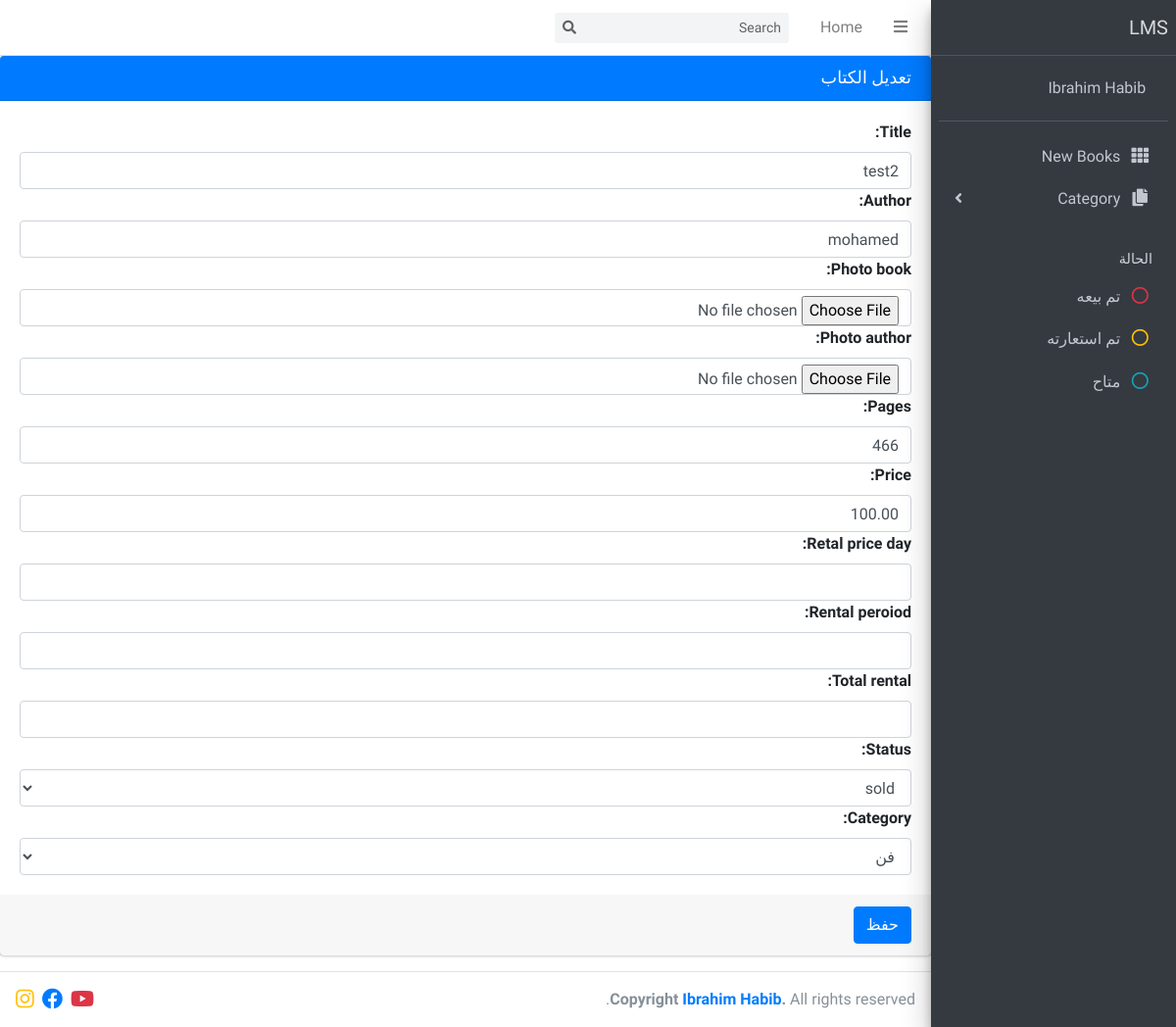
Screenshot of /update/2 with the database file from the repository.
### lms_app/models.py (models this page shows, shortened)
class Book(models.Model):
    status_books = [
        ('Available', 'Available'),
        ('Rented', 'Rented'),
        ('sold', 'sold'),
    ]
    title = models.CharField(max_length=250)
    author = models.CharField(max_length=100, null=True, blank=True)
    photo_book = models.ImageField(upload_to='photos', null=True, blank=True)
    photo_author = models.ImageField(upload_to='photos', null=True, blank=True)
    pages = models.IntegerField(null=True, blank=True)
    price = models.DecimalField(max_digits=10, decimal_places=2, null=True, blank=True)
    retal_price_day = models.DecimalField(max_digits=10, decimal_places=2, null=True, blank=True)
    rental_peroiod = models.IntegerField(null=True, blank=True)
    total_rental = models.DecimalField(null=True, blank=True, max_digits=10, decimal_places=2)
    active = models.BooleanField(default=True)
    status = models.CharField(max_length=100, choices=status_books, null=True, blank=True)
    category = models.ForeignKey(Category, on_delete=models.PROTECT, null=True, blank=True)

### lms_app/views.py (the view)
# urls.py: path('update/<int:id>', views.update, name='update'),
def update(request, id):
    book_id = Book.objects.get(id=id)
    if request.method == 'POST':
        form = BookForm(request.POST, request.FILES, instance=book_id)
        if form.is_valid():
            form.save()
            return redirect('/')
    context = {
        'book': book_id,
        'form': BookForm(instance=book_id),
    }
    return render(request, 'pages/update.html', context)

### lms_app/models.py (called while the page is built)
    def __str__(self):
        return self.name

### templates/pages/update.html (shortened to what this page needs)
{% extends "base.html" %}
{% block content %}
    <div style="direction: rtl;" class="wrapper">
        <div   class="content-wrapper">
        <div  class="card card-primary">
            <div class="card-header">
                <h3 class="card-title">تعديل الكتاب</h3>
            </div>
            <form  method="POST" enctype="multipart/form-data">
                <div class="card-body">
                {{form}}
                </div>
                <div class="card-footer">
                <button type="submit" class="btn btn-primary">حفظ</button>
                </div>
            </form>
            </div>
        </div>
    </div>
{% endblock content %}

### rows the page displays
Book: title "test2", author "mohamed", pages "466", price "100.00", status "sold", category "فن"
